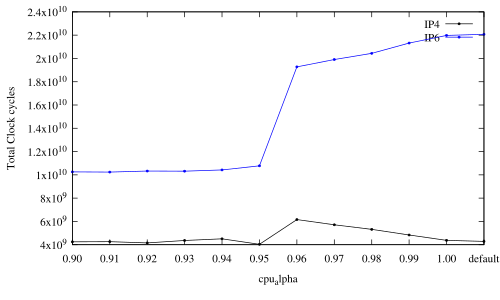

This figure's gnuplot source:
#! xgp DATA/fair-drop_bell64_turbo_0.1.dat DATA/fair-drop_bell64_turbo_0.2.dat DATA/fair-drop_bell64_turbo_0.3.dat DATA/fair-drop_bell64_turbo_0.4.dat DATA/fair-drop_bell64_turbo_0.5.dat DATA/fair-drop_bell64_turbo_0.6.dat DATA/fair-drop_bell64_turbo_0.7.dat DATA/fair-drop_bell64_turbo_0.8.dat DATA/fair-drop_bell64_turbo_0.9.dat DATA/fair-drop_bell64_turbo_1.0.dat DATA/fair-drop_bell64_turbo_fifo_0.1.dat DATA/fair-drop_bell64_turbo_fifo_0.2.dat DATA/fair-drop_bell64_turbo_fifo_0.3.dat DATA/fair-drop_bell64_turbo_fifo_0.4.dat DATA/fair-drop_bell64_turbo_fifo_0.5.dat DATA/fair-drop_bell64_turbo_fifo_0.6.dat DATA/fair-drop_bell64_turbo_fifo_0.7.dat DATA/fair-drop_bell64_turbo_fifo_0.8.dat DATA/fair-drop_bell64_turbo_fifo_0.9.dat DATA/fair-drop_bell64_turbo_fifo_1.0.dat 2:1
# Created the Tue Jul 11 16:30:25 CEST 2017 with:
#   ____________________________
#  /                            \
# /        xgp        __________/
# \__________________/.:nonsns:.
#
 
#-------------------------------------
# SHAPES:
# (c)ircle  (t)riangle (i)nv.tri.
#           (d)iamond  (s)quare
# FILLING:
# (f)illed  (o)paque  (e)mpty (default)
#-------------------------------------
   s=4  ; es=s  ; fs=s+1 ; os=s+66
   c=6  ; ec=c  ; fc=c+1 ; oc=os+1
   t=8  ; et=t  ; ft=t+1 ; ot=oc+1
   i=10 ; ei=i  ; fi=i+1 ; oi=ot+1
   d=12 ; ed=d  ; fd=d+1 ; od=oi+1
   p=14 ; ep=p  ; fp=p+1 ; op=od+1
#-------------------------------------
#  e.g.:  
#  empty circles vs filled squares
#  plot "file" u 1:3 w p pt ec, 
#           "" u 1:4 w lp pt fs
#-------------------------------------

#Happy gnuplotting

set out "clock.pdf"
set term pdf font "Times,12"
set pointsize 0.25

set key top righ
set ylabel "Total Clock cycles"
set xlabel "cpu_alpha"
#set format y "%.0t^.10^%T"
#set ytics 0.1
#set yran [0.2:0.8]
#set xran [0.90:1]
#set xtics 0.01
min(a,b)=a<b?a:b
#set key autotitle columnhead

plot \
	"rundatalpha.dat"	u 0:4:xtic(1)   t "IP4"	w  lp pt fc lc rgb "black", \
	"rundatalpha.dat"	u 0:5:xtic(1)	t "IP6"	w  lp pt fc lc rgb "blue"
